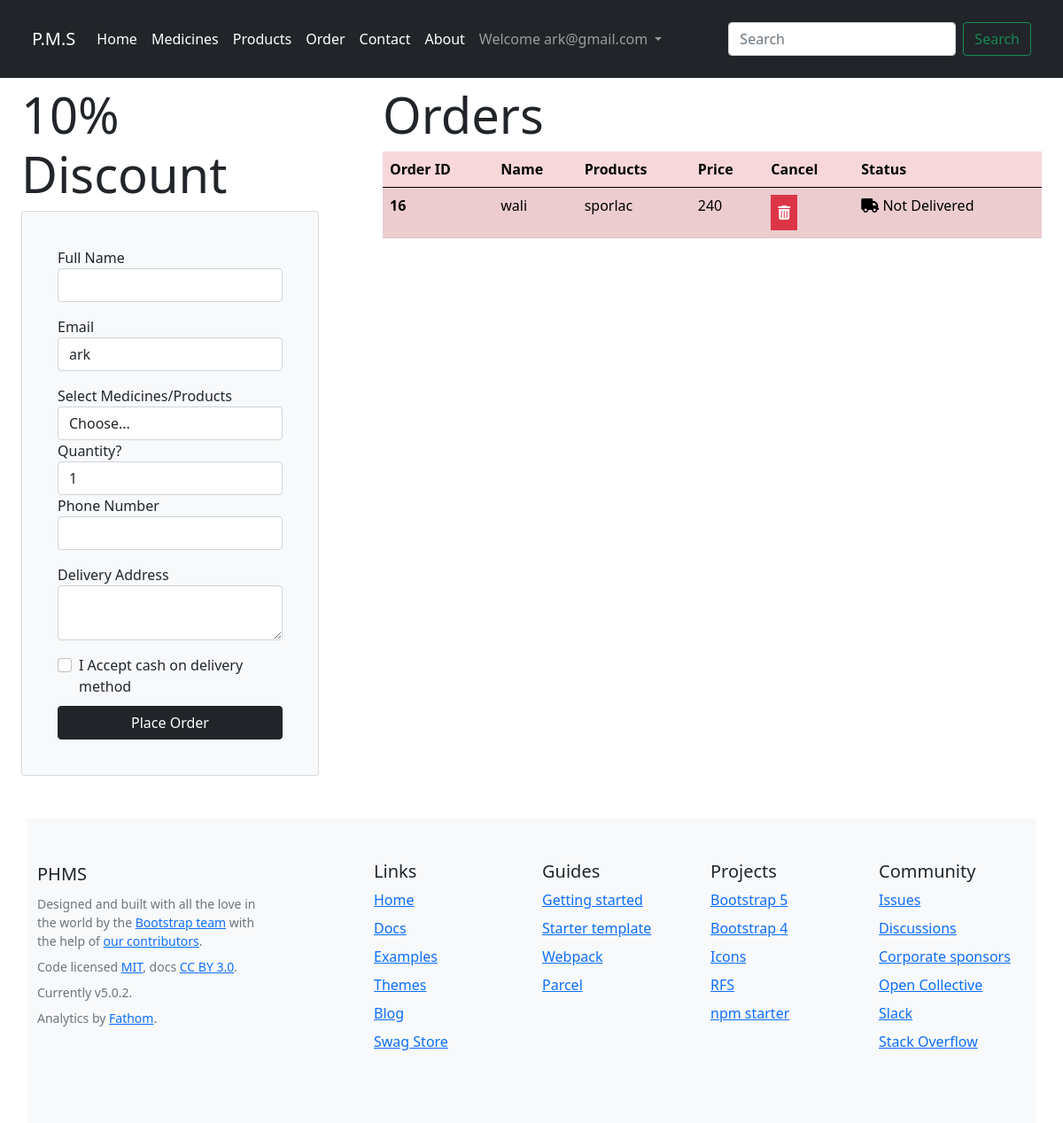
The app's page /orders (signed in) with its own data.
### app/models.py (models this page shows, shortened)
class MyOrders(models.Model):
    name=models.CharField(max_length=30)
    email=models.EmailField()
    items=models.CharField(max_length=1500)
    address=models.TextField()
    quantity=models.CharField(max_length=100)
    price=models.CharField(max_length=100)
    phone_num=models.CharField(max_length=10)
    delivery=models.BooleanField(default=False)

### app/views.py (the view, shortened to what this page needs)
# urls.py: path("orders",views.myorders,name="myorders"),
def myorders(request):
    if not request.user.is_authenticated:
        messages.warning(request,"Please Login to place the Order....")
        return redirect("/login")
    mymed=Medicines.objects.all()
    myprod=ProductItems.objects.all()
    current_user=request.user.username
    items=MyOrders.objects.filter(email=current_user)
    print(items)
    context={"myprod":myprod,"mymed":mymed,"items":items}
    return render(request,"orders.html",context)

### templates/orders.html (shortened to what this page needs)
{% extends "base.html" %}
{% block body %}
<div class="row">
  <div class="col-md-4">
<div class="container mt-2">
  <h2 class="display-4">10% Discount</h2>
  <div class="card bg-light p-4">
    <div class="card-body">
      <form action="orders" method="post">
        <div class="form-group">
          <label for="name">Full Name</label>
          <input
            type="text"
            id="name"
            name="name"
            class="form-control mb-3"
            placeholder="Enter Your Name"
            value="{{user.first_name}} {{user.last_name}}"
            required
          />
        </div>
        <div class="form-group">
          <label for="name">Email</label>
          <input
            type="text"
            id="email"
            name="email"
            class="form-control mb-3"
            value="{{user.username}}"
            required
          />
        </div>
        <div class="form-group">
            <label for="items">Select Medicines/Products</label>
            <select id="items" class="form-control" name="items">
              <option selected>Choose...</option>
            </select>
          </div>
        <div class="form-group">
            <label for="quantity">Quantity?</label>
            <select id="quantity" class="form-control" name="quantity">
              <option selected>1</option>
            </select>
          </div>
          <div class="form-group">
            <label for="num">Phone Number</label>
            <input
              type="tel"
              id="num"
              name="num"
              class="form-control mb-3"
              pattern="[0-9]{3}[0-9]{3}[0-9]{4}"
              required
            />
          </div>
          <div class="form-group">
            <label for="address">Delivery Address</label>
            <textarea
              type="text"
              id="address"
              name="address"
              class="form-control mb-3"
              required
            /></textarea>
          </div>
          <div class="form-group form-check">
            <input type="checkbox" class="form-check-input" id="exampleCheck1">
            <label class="form-check-label mb-2" for="exampleCheck1">I Accept cash on delivery method</label>
          </div>
          <div class="d-grid gap-2">
            <button class="btn btn-dark" type="submit">Place Order</button>
          </div>
      </form>
    </div>
  </div>
</div>
  </div>
  <div class="col-md-8">
    <div class="container mt-2">
      <h2 class="display-4">Orders</h2>
      <table class="table table-danger table-striped">
        <thead>
          <tr>
            <th scope="col">Order ID</th>
            <th scope="col">Name</th>
            <th scope="col">Products</th>
            <th scope="col">Price</th>
            <th scope="col">Cancel</th>
            <th scope="col">Status</th>
          </tr>
        </thead>
        <tbody>
          {% for item in items %}
          <tr>
            <th scope="row">{{item.id}}</th>
            <td>{{item.name}}</td>
            <td>{{item.items}}</td>
            <td>{{item.price}} </td>
           {% if item.delivery %}
           <td><button type="button" class="btn-success p-2"  href="/orders/{{item.id}}" disabled> <i class="fa-solid fa-trash-can"></i></button></td>
           {% else %}
           <td><a type="button" class="btn-danger p-2" href="/orders/{{item.id}}"> <i class="fa-solid fa-trash-can"></i></a></td>
           {% endif %}
            {% if item.delivery %}
            <td><i class="fa-solid fa-circle-check"></i> Delivered</td>
            {% else %}
            <td> <i class="fa-solid fa-truck"></i> Not Delivered</td>
            {% endif %}
          </tr>
          {% endfor %}
        </tbody>
      </table>
    </div>
  </div>
</div>
{% endblock body %}

### templates/base.html (shortened to what this page needs)
{% load static %}
<!doctype html>
<html lang="en">
  <head>
    <link rel="stylesheet" href="{% static 'css/style.css' %}">
    <link rel="stylesheet" href="https://cdnjs.cloudflare.com/ajax/libs/font-awesome/6.1.1/css/all.min.css" />
  </head>
  <body>
    <nav class="navbar navbar-expand-lg navbar-dark bg-dark p-4">
        <div class="container-fluid">
          <a class="navbar-brand" href="/">P.M.S</a>
          <div class="collapse navbar-collapse" id="navbarSupportedContent">
            <ul class="navbar-nav me-auto mb-2 mb-lg-0">
              <li class="nav-item">
                <a class="nav-link active" aria-current="page" href="/">Home</a>
              </li>
              <li class="nav-item">
                <a class="nav-link active" aria-current="page" href="/medicines">Medicines</a>
              </li>
              <li class="nav-item">
                <a class="nav-link active" aria-current="page" href="/products">Products</a>
              </li>
              <li class="nav-item">
                <a class="nav-link active" aria-current="page" href="/orders">Order</a>
              </li>
              <li class="nav-item">
                <a class="nav-link active" href="contact">Contact</a>
              </li>
              <li class="nav-item">
                <a class="nav-link active" href="about">About</a>
              </li>
  {% if request.user.is_authenticated %}
  <li class="nav-item dropdown">
    <a class="nav-link dropdown-toggle" href="signup" id="navbarDropdown" role="button" data-bs-toggle="dropdown" aria-expanded="false">
     Welcome {{user.email}}
    </a>
  </li>
              {% endif %}
            </ul>
            <form action="/search" method="get" class="d-flex">
              <input class="form-control me-2" type="search" placeholder="Search" aria-label="Search" name="getdata" required>
              <button class="btn btn-outline-success" type="submit" >Search</button>
            </form>
          </div>
        </div>
      </nav>
      {% block body %}
      {% endblock body %}
<br><br>
      <div class="container py-5 bg-light">
        <div class="row">
          <div class="col-lg-3 mb-3">
            <a class="d-inline-flex align-items-center mb-2 link-dark text-decoration-none" href="/" aria-label="Bootstrap">
              <span class="fs-5">PHMS</span>
            </a>
            <ul class="list-unstyled small text-muted">
              <li class="mb-2">Designed and built with all the love in the world by the <a href="/docs/5.0/about/team/">Bootstrap team</a> with the help of <a href="https://github.com/twbs/bootstrap/graphs/contributors">our contributors</a>.</li>
              <li class="mb-2">Code licensed <a href="https://github.com/twbs/bootstrap/blob/main/LICENSE" target="_blank" rel="license noopener">MIT</a>, docs <a href="https://creativecommons.org/licenses/by/3.0/" target="_blank" rel="license noopener">CC BY 3.0</a>.</li>
              <li class="mb-2">Currently v5.0.2.</li>
              <li class="mb-2">Analytics by <a href="https://usefathom.com/ref/ADZSBE" target="_blank" rel="noopener">Fathom</a>.</li>
            </ul>
          </div>
          <div class="col-6 col-lg-2 offset-lg-1 mb-3">
            <h5>Links</h5>
            <ul class="list-unstyled">
              <li class="mb-2"><a href="/">Home</a></li>
              <li class="mb-2"><a href="/docs/5.0/">Docs</a></li>
              <li class="mb-2"><a href="/docs/5.0/examples/">Examples</a></li>
              <li class="mb-2"><a href="https://themes.getbootstrap.com/">Themes</a></li>
              <li class="mb-2"><a href="https://blog.getbootstrap.com/">Blog</a></li>
              <li class="mb-2"><a href="https://cottonbureau.com/people/bootstrap">Swag Store</a></li>
            </ul>
          </div>
          <div class="col-6 col-lg-2 mb-3">
            <h5>Guides</h5>
            <ul class="list-unstyled">
              <li class="mb-2"><a href="/docs/5.0/getting-started/">Getting started</a></li>
              <li class="mb-2"><a href="/docs/5.0/examples/starter-template/">Starter template</a></li>
              <li class="mb-2"><a href="/docs/5.0/getting-started/webpack/">Webpack</a></li>
              <li class="mb-2"><a href="/docs/5.0/getting-started/parcel/">Parcel</a></li>
            </ul>
          </div>
          <div class="col-6 col-lg-2 mb-3">
            <h5>Projects</h5>
            <ul class="list-unstyled">
              <li class="mb-2"><a href="https://github.com/twbs/bootstrap">Bootstrap 5</a></li>
              <li class="mb-2"><a href="https://github.com/twbs/bootstrap/tree/v4-dev">Bootstrap 4</a></li>
              <li class="mb-2"><a href="https://github.com/twbs/icons">Icons</a></li>
              <li class="mb-2"><a href="https://github.com/twbs/rfs">RFS</a></li>
              <li class="mb-2"><a href="https://github.com/twbs/bootstrap-npm-starter">npm starter</a></li>
            </ul>
          </div>
          <div class="col-6 col-lg-2 mb-3">
            <h5>Community</h5>
            <ul class="list-unstyled">
              <li class="mb-2"><a href="https://github.com/twbs/bootstrap/issues">Issues</a></li>
              <li class="mb-2"><a href="https://github.com/twbs/bootstrap/discussions">Discussions</a></li>
              <li class="mb-2"><a href="https://github.com/sponsors/twbs">Corporate sponsors</a></li>
              <li class="mb-2"><a href="https://opencollective.com/bootstrap">Open Collective</a></li>
              <li class="mb-2"><a href="https://bootstrap-slack.herokuapp.com/">Slack</a></li>
              <li class="mb-2"><a href="https://stackoverflow.com/questions/tagged/bootstrap-5">Stack Overflow</a></li>
            </ul>
          </div>
        </div>
      </div>
  </body>
</html>

### records on screen
MyOrders: id "16", name "wali", items "sporlac", price "240", delivery False (drawn)

### other values on screen
{{ user.email }} "ark@gmail.com"
